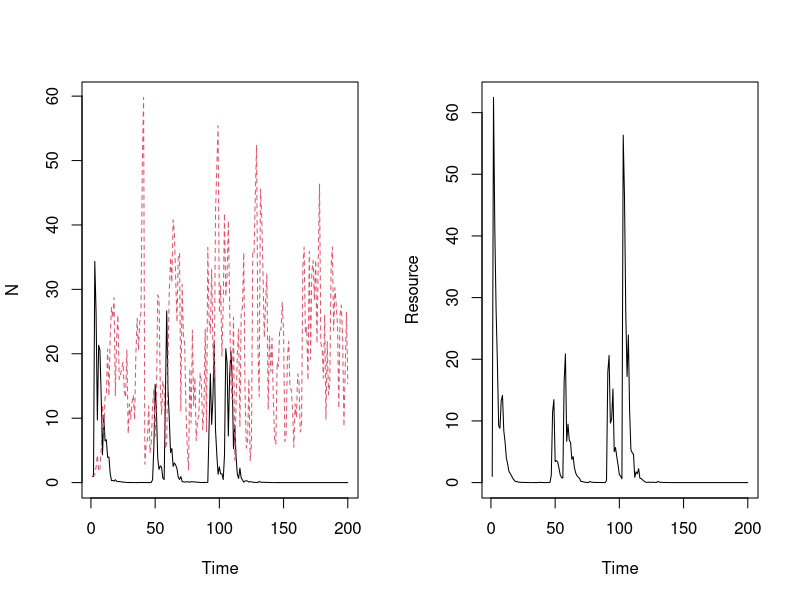

Reproduce this figure in R.
## Semi-discrete storage effect AND relative nonlinearity 
## model of two species coexisting on one essential resource        

####
#### 3/19/2014
#### atredenn@gmail.com
####

##  MODEL DESCRIPTION
# species "split" themselves between a dormant, low-mortaility stage (D) and 
#   a higher mortality, high growth stage (N)
# The single resource is R
# There are two sources of variability: an environmental cue that drives the
#   storage effect, and resource variability

# clear the workspace
rm(list=ls())

####
#### Initial conditions and global variables ------------------------
####
maxTime <- 200 
burn.in <- maxTime/10
DNR <- c(D=c(1,1),N=c(1,1),R=100)
Rmu <- 2      #mean resource pulse (on log scale)
Rsd <- 1      #std dev of resource pulses (on log scale)
sigE <- 1     #environmental cue variability
rho <- -1     #environmental cue correlation between species

####
#### Load relevant libraries ----------------------------------------
####
library(deSolve)
library(mvtnorm)
library(ggplot2)
library(reshape2)
library(gridExtra)


####
#### Model function -------------------------------------------------
####
## Continuous model
updateDNR <- function(t, DNR, parms){
  with(as.list(c(DNR, parms)), {
    dD1dt = -(mD[1]*D1)
    dD2dt = -(mD[2]*D2)
    dN1dt = N1*(r[1]*exp(-k1[1]*exp(-k2[1]*R)) - mN[1])
    dN2dt = N2*(r[2]*exp(-k1[2]*exp(-k2[2]*R)) - mN[2])
    dRdt = -1* ((dN1dt + mN[1]*N1) + (dN2dt + mN[2]*N2))
    list(c(dD1dt, dD2dt, dN1dt, dN2dt, dRdt)) #output
  })
}

## Discrete model
gfun <- function(t, y, parms){
  with (as.list(y),{
    g1 <- gVec1[t]
    g2 <- gVec2[t]
    D1 <- D1 - (N1+D1)*g1 + N1
    D2 <- D2 - (N2+D2)*g2 + N2
    N1 <- 0+(N1+D1)*g1
    N2 <- 0+(N2+D2)*g2
    R <- R + Rvector[t]
    return(c(D1, D2, N1, N2, R))
  })
}

####
#### Simulate model -----------------------------------------------------
####
simTime <- seq(1,maxTime,by=1)
parms <- list(
  r = c(5,1),          #max growth rate for genotype A and a
  k1 = c(20,10),       #right offset for growth rates 
  k2 = c(0.08,0.4),    #rates at which max is approached
  mN = c(0.5,0.5),     #live biomass loss (mortality) rates 
  mD = c(0.001, 0.001) #dormant biomass loss (mortality) rates
)

# Get "germination" fractions for each year
getG <- function(sigE, rho, nTime){
  varcov <- matrix(c(sigE, rho*sigE, rho*sigE, sigE), 2, 2)
  e <- rmvnorm(n = nTime, mean = c(0,0), sigma = varcov)
  g <- exp(e) / (1+exp(e))
  return(g)
}
gVec <- getG(sigE = sigE, rho = rho, nTime = maxTime)
gVec1 <- gVec[,1]
gVec2 <- gVec[,2]

# Set random resource fluctuations
Rvector <- rlnorm(maxTime,Rmu,Rsd)

# Run the model
output = as.data.frame(ode(y = DNR, times = simTime, func = updateDNR, parms = parms,
                           events = list(func = gfun, times=simTime)))

####
#### Make some plots ----------------------------------------------
####
par(mfrow=c(1,2))
matplot(output[,1],output[,2:3],xlab="Time",ylab="N",type="l")
plot(output[,1],output[,4],xlab="Time",ylab="Resource",type="l")
